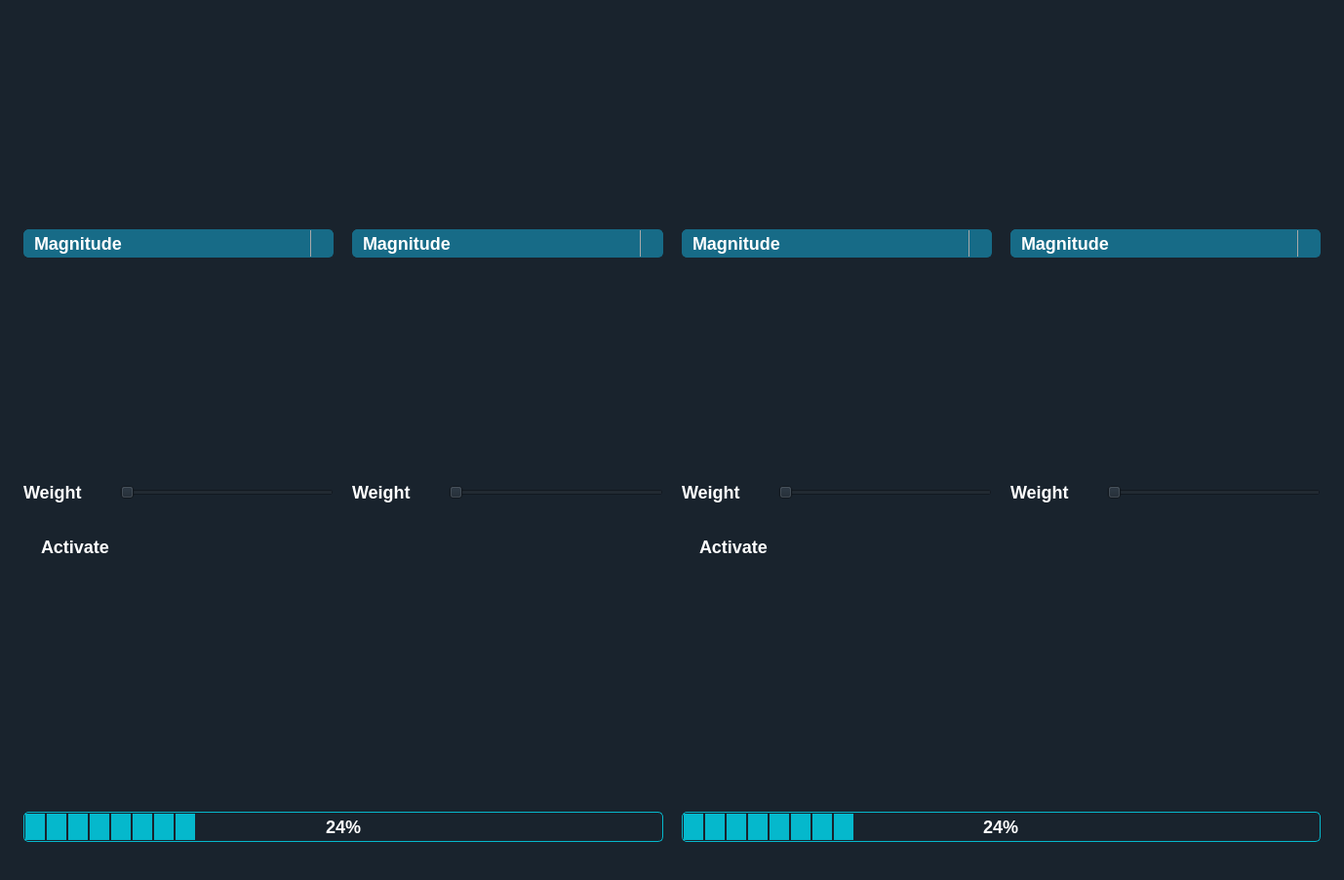
<?xml version="1.0" encoding="UTF-8"?>
<ui version="4.0">
 <class>Form</class>
 <widget class="QWidget" name="Form">
  <property name="geometry">
   <rect>
    <x>0</x>
    <y>0</y>
    <width>1378</width>
    <height>902</height>
   </rect>
  </property>
  <property name="windowTitle">
   <string>Form</string>
  </property>
  <property name="styleSheet">
   <string notr="true">QWidget {
  background-color: #19232D;
  border: 0px solid #455364;
  padding: 0px;
  color: white;
  selection-background-color: #346792;
  selection-color: #E0E1E3;
	font-family : Ubuntu;
font-size: 18px;
font-weight: bold;
}

QWidget:disabled {
  background-color: #19232D;
  color: #9DA9B5;
  selection-background-color: #26486B;
  selection-color: #9DA9B5;
}

QWidget::item:selected {
  background-color: #176B87;
}

QWidget::item:hover:!selected {
  background-color: rgba(23, 107, 135,50%);
}

QMainWindow::separator {
  background-color: #455364;
  border: 0px solid #19232D;
  spacing: 0px;
  padding: 2px;
}

QMainWindow::separator:hover {
  background-color: #60798B;
  border: 0px solid #1A72BB;
}

/*-------------------------------------------------------------------------------------------*/

QCheckBox {
  background-color: rgb(0,0,0,0);
  color: white;
  spacing: 4px;
  outline: none;
  padding-top: 2px;

}


/*-------------------------------------------------------------------------------------------*/
QScrollBar:horizontal {
  height: 16px;
  margin: 2px 16px 2px 16px;
  border: 1px solid white;
  border-radius: 4px;
  background-color: rgb(25, 35, 45);
}

QScrollBar::handle:horizontal {
  background-color: #176B87;
  border: 1px solid #C9CDD0;
  border-radius: 4px;
  min-width: 8px;
}

QScrollBar::handle:horizontal:hover {
  background-color: rgba(23, 107, 135,80%);
  border:#4169E1;
  border-radius: 4px;
  min-width: 8px;
}

QScrollBar::handle:horizontal:focus {
  border: 1px solid red;
}
QScrollBar:vertical {
  background-color: rgb(25, 35, 45);
  width: 16px;
  margin: 16px 2px 16px 2px;
  border: 1px solid white;
  border-radius: 4px;
}


QScrollBar::handle:vertical {
  background-color: #176B87;
  border: 1px solid #C9CDD0;
  min-height: 8px;
  border-radius: 4px;
}

QScrollBar::handle:vertical:hover {
  background-color: rgba(23, 107, 135,80%);
  border: #9FCBFF;
  border-radius: 4px;
  min-height: 8px;
}

QScrollBar::handle:vertical:focus {
  border: 1px solid #73C7FF;
}


QScrollBar::add-line:horizontal {
  margin: 0px 0px 0px 0px;
  border-image: url(&quot;qss_icons/light/rc/arrow_right_disabled.png&quot;);
  height: 12px;
  width: 12px;
  subcontrol-position: right;
  subcontrol-origin: margin;
}

QScrollBar::add-line:horizontal:hover, QScrollBar::add-line:horizontal:on {
  border-image: url(&quot;qss_icons/light/rc/arrow_right.png&quot;);
  height: 12px;
  width: 12px;
  subcontrol-position: right;
  subcontrol-origin: margin;
}

QScrollBar::add-line:vertical {
  margin: 3px 0px 3px 0px;
  border-image: url(&quot;qss_icons/light/rc/arrow_down_disabled.png&quot;);
  height: 12px;
  width: 12px;
  subcontrol-position: bottom;
  subcontrol-origin: margin;
}

QScrollBar::add-line:vertical:hover, QScrollBar::add-line:vertical:on {
  border-image: url(&quot;qss_icons/light/rc/arrow_down.png&quot;);
  height: 12px;
  width: 12px;
  subcontrol-position: bottom;
  subcontrol-origin: margin;
}

QScrollBar::sub-line:horizontal {
  margin: 0px 3px 0px 3px;
  border-image: url(&quot;qss_icons/light/rc/arrow_left_disabled.png&quot;);
  height: 12px;
  width: 12px;
  subcontrol-position: left;
  subcontrol-origin: margin;
}

QScrollBar::sub-line:horizontal:hover, QScrollBar::sub-line:horizontal:on {
  border-image: url(&quot;qss_icons/light/rc/arrow_left.png&quot;);
  height: 12px;
  width: 12px;
  subcontrol-position: left;
  subcontrol-origin: margin;
}

QScrollBar::sub-line:vertical {
  margin: 3px 0px 3px 0px;
  border-image: url(&quot;qss_icons/light/rc/arrow_up_disabled.png&quot;);
  height: 12px;
  width: 12px;
  subcontrol-position: top;
  subcontrol-origin: margin;
}

QScrollBar::sub-line:vertical:hover, QScrollBar::sub-line:vertical:on {
  border-image: url(&quot;qss_icons/light/rc/arrow_up.png&quot;);
  height: 12px;
  width: 12px;
  subcontrol-position: top;
  subcontrol-origin: margin;
}

QScrollBar::up-arrow:horizontal, QScrollBar::down-arrow:horizontal {
  background: none;
}

QScrollBar::up-arrow:vertical, QScrollBar::down-arrow:vertical {
  background: none;
}


QScrollBar::add-page:horizontal, QScrollBar::sub-page:horizontal {
  background: none;
}

QScrollBar::add-page:vertical, QScrollBar::sub-page:vertical {
  background: none;
}

/*----------------------------------------------------------------------------------------*/
QPushButton{
 /*border:2px solid #05B8CC;*/
 background-color: #176B87;
 color:rgb(255, 255, 255);
 border-radius: 10px;
 font-weight:bold;
  transition: 500ms;
}

QPushButton::hover{
 border: 1px solid #176B87;
 background-color: rgba(23, 107, 135,80%)
}
QPushButton:pressed {
 margin:1px 2px;
 font-size: 15px;
}
/*----------------------------------------------------------------------------------------*/
QComboBox{
 border:1px solid #176B87;
border-radius:5px;
background-color: #176B87;
padding: 2px 10px;
color:white;
}



QComboBox:on { /* shift the text when the popup opens */
    padding-top: 3px;
    padding-left: 4px;
}


QComboBox::drop-down {
    subcontrol-origin: padding;
    subcontrol-position: top right;
    width: 22px;

    border-left-width: 1px;
    border-left-color: darkgray;
    border-left-style: solid; /* just a single line */
    border-top-right-radius: 3px; /* same radius as the QComboBox */
    border-bottom-right-radius: 3px;
}

QComboBox::down-arrow {
    image: url(icons/caret-down copy.svg);
}

QComboBox::down-arrow:on { /* shift the arrow when popup is open */
    top: 1px;
    left: 1px;
}
QComboBox QAbstractItemView {
border:none;
    selection-background-color:#176B87;
}
/*---------------------------------------------------------------------------------------*/
QProgressBar{
	border: 1px solid #05B8CC;
	border-radius:5px;
	text-align:center;
	font-size:18px;
}

QProgressBar::chunk{
	background-color: #05B8CC;
	width: 20px;
	margin: 0.5px;
}</string>
  </property>
  <layout class="QVBoxLayout" name="verticalLayout_7">
   <item>
    <layout class="QHBoxLayout" name="horizontalLayout">
     <item>
      <spacer name="verticalSpacer_50">
       <property name="orientation">
        <enum>Qt::Horizontal</enum>
       </property>
       <property name="sizeType">
        <enum>QSizePolicy::Fixed</enum>
       </property>
       <property name="sizeHint" stdset="0">
        <size>
         <width>13</width>
         <height>20</height>
        </size>
       </property>
      </spacer>
     </item>
     <item>
      <layout class="QVBoxLayout" name="verticalLayout_4">
       <item>
        <spacer name="verticalSpacer_27">
         <property name="orientation">
          <enum>Qt::Vertical</enum>
         </property>
         <property name="sizeType">
          <enum>QSizePolicy::Fixed</enum>
         </property>
         <property name="sizeHint" stdset="0">
          <size>
           <width>20</width>
           <height>13</height>
          </size>
         </property>
        </spacer>
       </item>
       <item>
        <widget class="QGraphicsView" name="graphicsView_original_1">
         <property name="sizePolicy">
          <sizepolicy hsizetype="Expanding" vsizetype="Fixed">
           <horstretch>0</horstretch>
           <verstretch>0</verstretch>
          </sizepolicy>
         </property>
        </widget>
       </item>
       <item>
        <spacer name="verticalSpacer_13">
         <property name="orientation">
          <enum>Qt::Vertical</enum>
         </property>
         <property name="sizeType">
          <enum>QSizePolicy::Fixed</enum>
         </property>
         <property name="sizeHint" stdset="0">
          <size>
           <width>20</width>
           <height>13</height>
          </size>
         </property>
        </spacer>
       </item>
       <item>
        <widget class="QComboBox" name="comboBox_1">
         <item>
          <property name="text">
           <string>Magnitude</string>
          </property>
         </item>
         <item>
          <property name="text">
           <string>Phase</string>
          </property>
         </item>
         <item>
          <property name="text">
           <string>Real Part</string>
          </property>
         </item>
         <item>
          <property name="text">
           <string>Imaginary Part</string>
          </property>
         </item>
        </widget>
       </item>
       <item>
        <spacer name="verticalSpacer_14">
         <property name="orientation">
          <enum>Qt::Vertical</enum>
         </property>
         <property name="sizeType">
          <enum>QSizePolicy::Fixed</enum>
         </property>
         <property name="sizeHint" stdset="0">
          <size>
           <width>20</width>
           <height>13</height>
          </size>
         </property>
        </spacer>
       </item>
       <item>
        <widget class="QGraphicsView" name="graphicsView_weight_1">
         <property name="sizePolicy">
          <sizepolicy hsizetype="Expanding" vsizetype="Fixed">
           <horstretch>1</horstretch>
           <verstretch>0</verstretch>
          </sizepolicy>
         </property>
         <property name="minimumSize">
          <size>
           <width>0</width>
           <height>0</height>
          </size>
         </property>
        </widget>
       </item>
       <item>
        <spacer name="verticalSpacer_47">
         <property name="orientation">
          <enum>Qt::Vertical</enum>
         </property>
         <property name="sizeType">
          <enum>QSizePolicy::Fixed</enum>
         </property>
         <property name="sizeHint" stdset="0">
          <size>
           <width>20</width>
           <height>13</height>
          </size>
         </property>
        </spacer>
       </item>
       <item>
        <layout class="QHBoxLayout" name="horizontalLayout_11"/>
       </item>
       <item>
        <layout class="QHBoxLayout" name="horizontalLayout_12"/>
       </item>
       <item>
        <layout class="QHBoxLayout" name="horizontalLayout_13">
         <item>
          <widget class="QLabel" name="label_4">
           <property name="text">
            <string>Weight</string>
           </property>
          </widget>
         </item>
         <item>
          <spacer name="verticalSpacer_43">
           <property name="orientation">
            <enum>Qt::Horizontal</enum>
           </property>
           <property name="sizeType">
            <enum>QSizePolicy::Fixed</enum>
           </property>
           <property name="sizeHint" stdset="0">
            <size>
             <width>33</width>
             <height>20</height>
            </size>
           </property>
          </spacer>
         </item>
         <item>
          <widget class="QSlider" name="horizontalSlider_1">
           <property name="orientation">
            <enum>Qt::Horizontal</enum>
           </property>
          </widget>
         </item>
        </layout>
       </item>
       <item>
        <spacer name="verticalSpacer_23">
         <property name="orientation">
          <enum>Qt::Vertical</enum>
         </property>
         <property name="sizeType">
          <enum>QSizePolicy::Fixed</enum>
         </property>
         <property name="sizeHint" stdset="0">
          <size>
           <width>20</width>
           <height>13</height>
          </size>
         </property>
        </spacer>
       </item>
      </layout>
     </item>
     <item>
      <spacer name="verticalSpacer_49">
       <property name="orientation">
        <enum>Qt::Horizontal</enum>
       </property>
       <property name="sizeType">
        <enum>QSizePolicy::Fixed</enum>
       </property>
       <property name="sizeHint" stdset="0">
        <size>
         <width>13</width>
         <height>20</height>
        </size>
       </property>
      </spacer>
     </item>
     <item>
      <layout class="QVBoxLayout" name="verticalLayout_3">
       <item>
        <spacer name="verticalSpacer_26">
         <property name="orientation">
          <enum>Qt::Vertical</enum>
         </property>
         <property name="sizeType">
          <enum>QSizePolicy::Fixed</enum>
         </property>
         <property name="sizeHint" stdset="0">
          <size>
           <width>20</width>
           <height>13</height>
          </size>
         </property>
        </spacer>
       </item>
       <item>
        <widget class="QGraphicsView" name="graphicsView_original_2">
         <property name="sizePolicy">
          <sizepolicy hsizetype="Expanding" vsizetype="Fixed">
           <horstretch>0</horstretch>
           <verstretch>0</verstretch>
          </sizepolicy>
         </property>
        </widget>
       </item>
       <item>
        <spacer name="verticalSpacer_11">
         <property name="orientation">
          <enum>Qt::Vertical</enum>
         </property>
         <property name="sizeType">
          <enum>QSizePolicy::Fixed</enum>
         </property>
         <property name="sizeHint" stdset="0">
          <size>
           <width>20</width>
           <height>13</height>
          </size>
         </property>
        </spacer>
       </item>
       <item>
        <widget class="QComboBox" name="comboBox_2">
         <item>
          <property name="text">
           <string>Magnitude</string>
          </property>
         </item>
         <item>
          <property name="text">
           <string>Phase</string>
          </property>
         </item>
         <item>
          <property name="text">
           <string>Real Part</string>
          </property>
         </item>
         <item>
          <property name="text">
           <string>Imaginary Part</string>
          </property>
         </item>
        </widget>
       </item>
       <item>
        <spacer name="verticalSpacer_12">
         <property name="orientation">
          <enum>Qt::Vertical</enum>
         </property>
         <property name="sizeType">
          <enum>QSizePolicy::Fixed</enum>
         </property>
         <property name="sizeHint" stdset="0">
          <size>
           <width>20</width>
           <height>13</height>
          </size>
         </property>
        </spacer>
       </item>
       <item>
        <widget class="QGraphicsView" name="graphicsView_weight_2">
         <property name="sizePolicy">
          <sizepolicy hsizetype="Expanding" vsizetype="Fixed">
           <horstretch>1</horstretch>
           <verstretch>0</verstretch>
          </sizepolicy>
         </property>
         <property name="minimumSize">
          <size>
           <width>0</width>
           <height>0</height>
          </size>
         </property>
        </widget>
       </item>
       <item>
        <spacer name="verticalSpacer_46">
         <property name="orientation">
          <enum>Qt::Vertical</enum>
         </property>
         <property name="sizeType">
          <enum>QSizePolicy::Fixed</enum>
         </property>
         <property name="sizeHint" stdset="0">
          <size>
           <width>20</width>
           <height>13</height>
          </size>
         </property>
        </spacer>
       </item>
       <item>
        <layout class="QHBoxLayout" name="horizontalLayout_8"/>
       </item>
       <item>
        <layout class="QHBoxLayout" name="horizontalLayout_9"/>
       </item>
       <item>
        <layout class="QHBoxLayout" name="horizontalLayout_10">
         <item>
          <widget class="QLabel" name="label_3">
           <property name="text">
            <string>Weight</string>
           </property>
          </widget>
         </item>
         <item>
          <spacer name="verticalSpacer_40">
           <property name="orientation">
            <enum>Qt::Horizontal</enum>
           </property>
           <property name="sizeType">
            <enum>QSizePolicy::Fixed</enum>
           </property>
           <property name="sizeHint" stdset="0">
            <size>
             <width>33</width>
             <height>20</height>
            </size>
           </property>
          </spacer>
         </item>
         <item>
          <widget class="QSlider" name="horizontalSlider_2">
           <property name="orientation">
            <enum>Qt::Horizontal</enum>
           </property>
          </widget>
         </item>
        </layout>
       </item>
       <item>
        <spacer name="verticalSpacer_22">
         <property name="orientation">
          <enum>Qt::Vertical</enum>
         </property>
         <property name="sizeType">
          <enum>QSizePolicy::Fixed</enum>
         </property>
         <property name="sizeHint" stdset="0">
          <size>
           <width>20</width>
           <height>13</height>
          </size>
         </property>
        </spacer>
       </item>
      </layout>
     </item>
     <item>
      <spacer name="verticalSpacer_48">
       <property name="orientation">
        <enum>Qt::Horizontal</enum>
       </property>
       <property name="sizeType">
        <enum>QSizePolicy::Fixed</enum>
       </property>
       <property name="sizeHint" stdset="0">
        <size>
         <width>13</width>
         <height>20</height>
        </size>
       </property>
      </spacer>
     </item>
     <item>
      <layout class="QVBoxLayout" name="verticalLayout_2">
       <item>
        <spacer name="verticalSpacer_25">
         <property name="orientation">
          <enum>Qt::Vertical</enum>
         </property>
         <property name="sizeType">
          <enum>QSizePolicy::Fixed</enum>
         </property>
         <property name="sizeHint" stdset="0">
          <size>
           <width>20</width>
           <height>13</height>
          </size>
         </property>
        </spacer>
       </item>
       <item>
        <widget class="QGraphicsView" name="graphicsView_original_3">
         <property name="sizePolicy">
          <sizepolicy hsizetype="Expanding" vsizetype="Fixed">
           <horstretch>0</horstretch>
           <verstretch>0</verstretch>
          </sizepolicy>
         </property>
        </widget>
       </item>
       <item>
        <spacer name="verticalSpacer_9">
         <property name="orientation">
          <enum>Qt::Vertical</enum>
         </property>
         <property name="sizeType">
          <enum>QSizePolicy::Fixed</enum>
         </property>
         <property name="sizeHint" stdset="0">
          <size>
           <width>20</width>
           <height>13</height>
          </size>
         </property>
        </spacer>
       </item>
       <item>
        <widget class="QComboBox" name="comboBox_3">
         <item>
          <property name="text">
           <string>Magnitude</string>
          </property>
         </item>
         <item>
          <property name="text">
           <string>Phase</string>
          </property>
         </item>
         <item>
          <property name="text">
           <string>Real Part</string>
          </property>
         </item>
         <item>
          <property name="text">
           <string>Imaginary Part</string>
          </property>
         </item>
        </widget>
       </item>
       <item>
        <spacer name="verticalSpacer_10">
         <property name="orientation">
          <enum>Qt::Vertical</enum>
         </property>
         <property name="sizeType">
          <enum>QSizePolicy::Fixed</enum>
         </property>
         <property name="sizeHint" stdset="0">
          <size>
           <width>20</width>
           <height>13</height>
          </size>
         </property>
        </spacer>
       </item>
       <item>
        <widget class="QGraphicsView" name="graphicsView_weight_3">
         <property name="sizePolicy">
          <sizepolicy hsizetype="Expanding" vsizetype="Fixed">
           <horstretch>1</horstretch>
           <verstretch>0</verstretch>
          </sizepolicy>
         </property>
         <property name="minimumSize">
          <size>
           <width>0</width>
           <height>0</height>
          </size>
         </property>
        </widget>
       </item>
       <item>
        <spacer name="verticalSpacer_45">
         <property name="orientation">
          <enum>Qt::Vertical</enum>
         </property>
         <property name="sizeType">
          <enum>QSizePolicy::Fixed</enum>
         </property>
         <property name="sizeHint" stdset="0">
          <size>
           <width>20</width>
           <height>13</height>
          </size>
         </property>
        </spacer>
       </item>
       <item>
        <layout class="QHBoxLayout" name="horizontalLayout_5"/>
       </item>
       <item>
        <layout class="QHBoxLayout" name="horizontalLayout_6"/>
       </item>
       <item>
        <layout class="QHBoxLayout" name="horizontalLayout_7">
         <item>
          <widget class="QLabel" name="label_2">
           <property name="text">
            <string>Weight</string>
           </property>
          </widget>
         </item>
         <item>
          <spacer name="verticalSpacer_39">
           <property name="orientation">
            <enum>Qt::Horizontal</enum>
           </property>
           <property name="sizeType">
            <enum>QSizePolicy::Fixed</enum>
           </property>
           <property name="sizeHint" stdset="0">
            <size>
             <width>33</width>
             <height>20</height>
            </size>
           </property>
          </spacer>
         </item>
         <item>
          <widget class="QSlider" name="horizontalSlider_3">
           <property name="orientation">
            <enum>Qt::Horizontal</enum>
           </property>
          </widget>
         </item>
        </layout>
       </item>
       <item>
        <spacer name="verticalSpacer_21">
         <property name="orientation">
          <enum>Qt::Vertical</enum>
         </property>
         <property name="sizeType">
          <enum>QSizePolicy::Fixed</enum>
         </property>
         <property name="sizeHint" stdset="0">
          <size>
           <width>20</width>
           <height>13</height>
          </size>
         </property>
        </spacer>
       </item>
      </layout>
     </item>
     <item>
      <spacer name="verticalSpacer_41">
       <property name="orientation">
        <enum>Qt::Horizontal</enum>
       </property>
       <property name="sizeType">
        <enum>QSizePolicy::Fixed</enum>
       </property>
       <property name="sizeHint" stdset="0">
        <size>
         <width>13</width>
         <height>20</height>
        </size>
       </property>
      </spacer>
     </item>
     <item>
      <layout class="QVBoxLayout" name="verticalLayout">
       <item>
        <spacer name="verticalSpacer_24">
         <property name="orientation">
          <enum>Qt::Vertical</enum>
         </property>
         <property name="sizeType">
          <enum>QSizePolicy::Fixed</enum>
         </property>
         <property name="sizeHint" stdset="0">
          <size>
           <width>20</width>
           <height>13</height>
          </size>
         </property>
        </spacer>
       </item>
       <item>
        <widget class="QGraphicsView" name="graphicsView_original_4">
         <property name="sizePolicy">
          <sizepolicy hsizetype="Expanding" vsizetype="Fixed">
           <horstretch>0</horstretch>
           <verstretch>0</verstretch>
          </sizepolicy>
         </property>
        </widget>
       </item>
       <item>
        <spacer name="verticalSpacer_7">
         <property name="orientation">
          <enum>Qt::Vertical</enum>
         </property>
         <property name="sizeType">
          <enum>QSizePolicy::Fixed</enum>
         </property>
         <property name="sizeHint" stdset="0">
          <size>
           <width>20</width>
           <height>13</height>
          </size>
         </property>
        </spacer>
       </item>
       <item>
        <widget class="QComboBox" name="comboBox_4">
         <item>
          <property name="text">
           <string>Magnitude</string>
          </property>
         </item>
         <item>
          <property name="text">
           <string>Phase</string>
          </property>
         </item>
         <item>
          <property name="text">
           <string>Real Part</string>
          </property>
         </item>
         <item>
          <property name="text">
           <string>Imaginary Part</string>
          </property>
         </item>
        </widget>
       </item>
       <item>
        <spacer name="verticalSpacer_8">
         <property name="orientation">
          <enum>Qt::Vertical</enum>
         </property>
         <property name="sizeType">
          <enum>QSizePolicy::Fixed</enum>
         </property>
         <property name="sizeHint" stdset="0">
          <size>
           <width>20</width>
           <height>13</height>
          </size>
         </property>
        </spacer>
       </item>
       <item>
        <widget class="QGraphicsView" name="graphicsView_weight_4">
         <property name="sizePolicy">
          <sizepolicy hsizetype="Expanding" vsizetype="Fixed">
           <horstretch>1</horstretch>
           <verstretch>0</verstretch>
          </sizepolicy>
         </property>
         <property name="minimumSize">
          <size>
           <width>0</width>
           <height>0</height>
          </size>
         </property>
        </widget>
       </item>
       <item>
        <spacer name="verticalSpacer_44">
         <property name="orientation">
          <enum>Qt::Vertical</enum>
         </property>
         <property name="sizeType">
          <enum>QSizePolicy::Fixed</enum>
         </property>
         <property name="sizeHint" stdset="0">
          <size>
           <width>20</width>
           <height>13</height>
          </size>
         </property>
        </spacer>
       </item>
       <item>
        <layout class="QHBoxLayout" name="horizontalLayout_2"/>
       </item>
       <item>
        <layout class="QHBoxLayout" name="horizontalLayout_3"/>
       </item>
       <item>
        <layout class="QHBoxLayout" name="horizontalLayout_4">
         <item>
          <widget class="QLabel" name="label">
           <property name="text">
            <string>Weight</string>
           </property>
          </widget>
         </item>
         <item>
          <spacer name="verticalSpacer_38">
           <property name="orientation">
            <enum>Qt::Horizontal</enum>
           </property>
           <property name="sizeType">
            <enum>QSizePolicy::Fixed</enum>
           </property>
           <property name="sizeHint" stdset="0">
            <size>
             <width>33</width>
             <height>20</height>
            </size>
           </property>
          </spacer>
         </item>
         <item>
          <widget class="QSlider" name="horizontalSlider_4">
           <property name="orientation">
            <enum>Qt::Horizontal</enum>
           </property>
          </widget>
         </item>
        </layout>
       </item>
       <item>
        <spacer name="verticalSpacer_20">
         <property name="orientation">
          <enum>Qt::Vertical</enum>
         </property>
         <property name="sizeType">
          <enum>QSizePolicy::Fixed</enum>
         </property>
         <property name="sizeHint" stdset="0">
          <size>
           <width>20</width>
           <height>13</height>
          </size>
         </property>
        </spacer>
       </item>
      </layout>
     </item>
     <item>
      <spacer name="verticalSpacer_51">
       <property name="orientation">
        <enum>Qt::Horizontal</enum>
       </property>
       <property name="sizeType">
        <enum>QSizePolicy::Fixed</enum>
       </property>
       <property name="sizeHint" stdset="0">
        <size>
         <width>13</width>
         <height>20</height>
        </size>
       </property>
      </spacer>
     </item>
    </layout>
   </item>
   <item>
    <spacer name="verticalSpacer_54">
     <property name="orientation">
      <enum>Qt::Vertical</enum>
     </property>
     <property name="sizeType">
      <enum>QSizePolicy::Fixed</enum>
     </property>
     <property name="sizeHint" stdset="0">
      <size>
       <width>20</width>
       <height>13</height>
      </size>
     </property>
    </spacer>
   </item>
   <item>
    <layout class="QHBoxLayout" name="horizontalLayout_14">
     <item>
      <spacer name="verticalSpacer_53">
       <property name="orientation">
        <enum>Qt::Horizontal</enum>
       </property>
       <property name="sizeType">
        <enum>QSizePolicy::Fixed</enum>
       </property>
       <property name="sizeHint" stdset="0">
        <size>
         <width>13</width>
         <height>20</height>
        </size>
       </property>
      </spacer>
     </item>
     <item>
      <layout class="QVBoxLayout" name="verticalLayout_6">
       <item>
        <widget class="QCheckBox" name="checkBox_activate_1">
         <property name="enabled">
          <bool>true</bool>
         </property>
         <property name="styleSheet">
          <string notr="true"/>
         </property>
         <property name="text">
          <string>Activate</string>
         </property>
        </widget>
       </item>
       <item>
        <spacer name="verticalSpacer_6">
         <property name="orientation">
          <enum>Qt::Vertical</enum>
         </property>
         <property name="sizeHint" stdset="0">
          <size>
           <width>20</width>
           <height>13</height>
          </size>
         </property>
        </spacer>
       </item>
       <item>
        <widget class="QGraphicsView" name="graphicsView_mix_1"/>
       </item>
       <item>
        <spacer name="verticalSpacer_15">
         <property name="orientation">
          <enum>Qt::Vertical</enum>
         </property>
         <property name="sizeHint" stdset="0">
          <size>
           <width>20</width>
           <height>13</height>
          </size>
         </property>
        </spacer>
       </item>
       <item>
        <widget class="QProgressBar" name="progressBar_mix_1">
         <property name="enabled">
          <bool>true</bool>
         </property>
         <property name="sizePolicy">
          <sizepolicy hsizetype="Expanding" vsizetype="Minimum">
           <horstretch>0</horstretch>
           <verstretch>0</verstretch>
          </sizepolicy>
         </property>
         <property name="minimumSize">
          <size>
           <width>0</width>
           <height>30</height>
          </size>
         </property>
         <property name="font">
          <font>
           <family>Ubuntu</family>
           <pointsize>-1</pointsize>
           <weight>75</weight>
           <bold>true</bold>
          </font>
         </property>
         <property name="value">
          <number>24</number>
         </property>
        </widget>
       </item>
       <item>
        <spacer name="verticalSpacer_16">
         <property name="orientation">
          <enum>Qt::Vertical</enum>
         </property>
         <property name="sizeHint" stdset="0">
          <size>
           <width>20</width>
           <height>13</height>
          </size>
         </property>
        </spacer>
       </item>
      </layout>
     </item>
     <item>
      <spacer name="verticalSpacer_42">
       <property name="orientation">
        <enum>Qt::Horizontal</enum>
       </property>
       <property name="sizeType">
        <enum>QSizePolicy::Fixed</enum>
       </property>
       <property name="sizeHint" stdset="0">
        <size>
         <width>13</width>
         <height>20</height>
        </size>
       </property>
      </spacer>
     </item>
     <item>
      <layout class="QVBoxLayout" name="verticalLayout_5">
       <item>
        <widget class="QCheckBox" name="checkBox_2">
         <property name="enabled">
          <bool>true</bool>
         </property>
         <property name="styleSheet">
          <string notr="true"/>
         </property>
         <property name="text">
          <string>Activate</string>
         </property>
        </widget>
       </item>
       <item>
        <spacer name="verticalSpacer_3">
         <property name="orientation">
          <enum>Qt::Vertical</enum>
         </property>
         <property name="sizeHint" stdset="0">
          <size>
           <width>20</width>
           <height>13</height>
          </size>
         </property>
        </spacer>
       </item>
       <item>
        <widget class="QGraphicsView" name="graphicsView_mix_2"/>
       </item>
       <item>
        <spacer name="verticalSpacer_4">
         <property name="orientation">
          <enum>Qt::Vertical</enum>
         </property>
         <property name="sizeHint" stdset="0">
          <size>
           <width>20</width>
           <height>13</height>
          </size>
         </property>
        </spacer>
       </item>
       <item>
        <widget class="QProgressBar" name="progressBar_mix_2">
         <property name="enabled">
          <bool>true</bool>
         </property>
         <property name="sizePolicy">
          <sizepolicy hsizetype="Expanding" vsizetype="Minimum">
           <horstretch>0</horstretch>
           <verstretch>0</verstretch>
          </sizepolicy>
         </property>
         <property name="minimumSize">
          <size>
           <width>0</width>
           <height>30</height>
          </size>
         </property>
         <property name="font">
          <font>
           <family>Ubuntu</family>
           <pointsize>-1</pointsize>
           <weight>75</weight>
           <bold>true</bold>
          </font>
         </property>
         <property name="value">
          <number>24</number>
         </property>
        </widget>
       </item>
       <item>
        <spacer name="verticalSpacer_5">
         <property name="orientation">
          <enum>Qt::Vertical</enum>
         </property>
         <property name="sizeHint" stdset="0">
          <size>
           <width>20</width>
           <height>13</height>
          </size>
         </property>
        </spacer>
       </item>
      </layout>
     </item>
     <item>
      <spacer name="verticalSpacer_52">
       <property name="orientation">
        <enum>Qt::Horizontal</enum>
       </property>
       <property name="sizeType">
        <enum>QSizePolicy::Fixed</enum>
       </property>
       <property name="sizeHint" stdset="0">
        <size>
         <width>13</width>
         <height>20</height>
        </size>
       </property>
      </spacer>
     </item>
    </layout>
   </item>
  </layout>
 </widget>
 <resources/>
 <connections/>
</ui>
